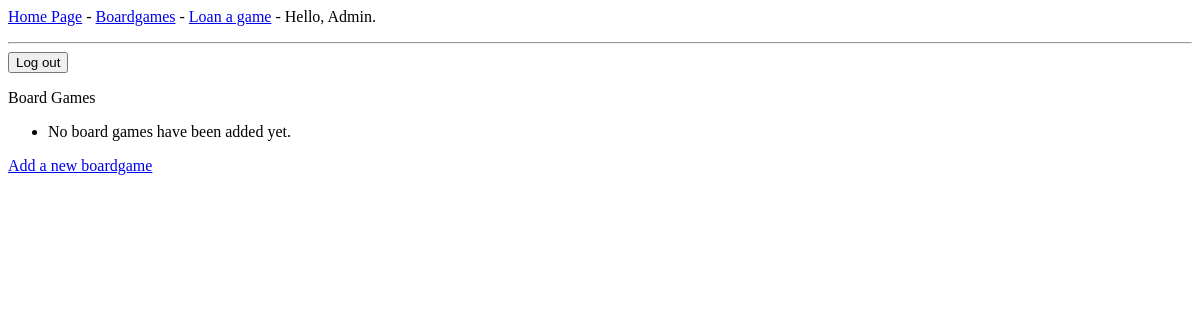
The app's page /boardgames/ (signed in), older data.
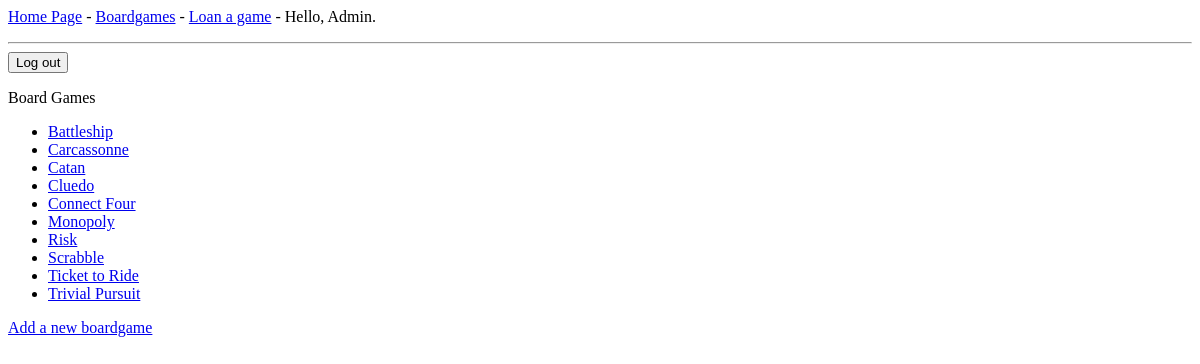
The same page, newer data.
### board_games/models.py (models this page shows, shortened)
class BoardGame(models.Model):
    name = models.CharField(max_length=100)
    description = models.TextField()
    year = models.IntegerField()
    class Meta:
        verbose_name_plural = 'boardgames'

### board_games/views.py (the view)
# urls.py: path('boardgames/', views.boardgames, name='boardgames'),
@login_required
def boardgames(request):
    boardgames = BoardGame.objects.order_by('name').all()
    context = {'boardgames': boardgames}
    return render(request, 'board_games/boardgames.html', context)

### board_games/templates/board_games/boardgames.html (shortened to what this page needs)
{% extends 'board_games/base.html' %}
{% block content %}
<p>Board Games</p>
<ul>
{% for boardgame in boardgames %}
<li>
<a href="{% url 'board_games:boardgame' boardgame.id %}">
{{ boardgame.name }}</a></li>
{% empty %}
<li>No board games have been added yet.</li>
{% endfor %}
</ul>
<a href="{% url 'board_games:new_boardgame' %}">Add a new boardgame
</a>
{% endblock content %}

### board_games/templates/board_games/base.html (shortened to what this page needs)
<p>
<a href="{% url 'board_games:index' %}">Home Page</a> -
<a href="{% url 'board_games:boardgames' %}">Boardgames</a> -
<a href="{% url 'board_games:new_loan' %}">Loan a game</a> -
{% if user.is_authenticated %}
Hello, {{ user.username }}.
{% else %}
<a href="{% url 'accounts:register' %}">Register</a> -
<a href="{% url 'accounts:login' %}">Log in</a>
{% endif %}
</p>
{% if user.is_authenticated %}
<hr />
<form action="{% url 'accounts:logout' %}" method='post'>
<button name="submit">Log out</button>
</form>
{% endif %}
{% block content %}{% endblock content %}

Row changes from the older to the newer data that the page shows:
added BoardGame: name "Battleship"
added BoardGame: name "Carcassonne"
added BoardGame: name "Catan"
added BoardGame: name "Cluedo"
added BoardGame: name "Connect Four"
added BoardGame: name "Monopoly"
added BoardGame: name "Risk"
added BoardGame: name "Scrabble"
added BoardGame: name "Ticket to Ride"
added BoardGame: name "Trivial Pursuit"
Text that changed along with them:
text no longer shown: "No board games have been added yet."
